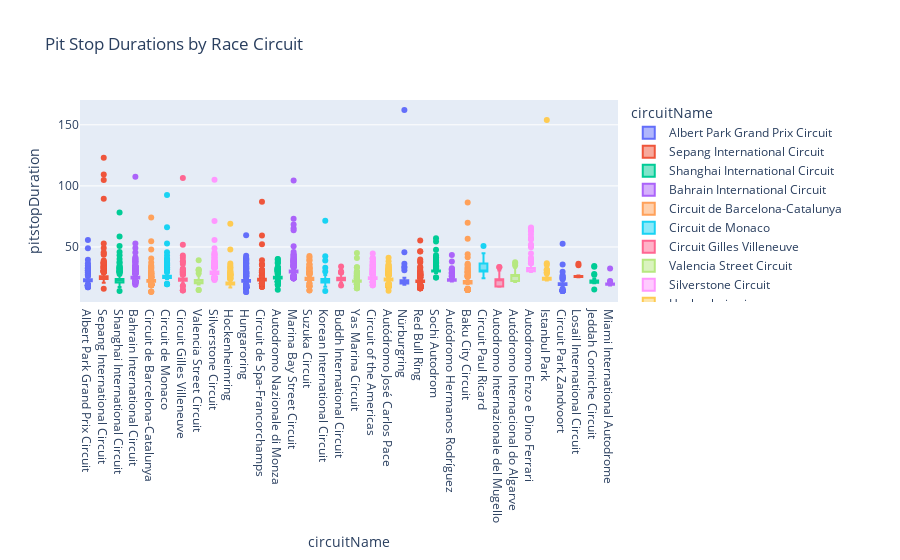

Notebook cell for this chart:
### Markdown cell above
It is noticeable that both the average and median pit stop duration has risen by about a second since the introduction of the Turbo Hybrid V6 cars in the 2014. It is relatively stable since then. However this does not take into account the pit entry length etc. and could just be due to the different tracks in the given calendar year. Therefore we should check how much each circuit affects the pit stop duration.

### Does track influence the pitstop duration?

### Code cell
fig = px.box(
    stops_filtered,
    x="circuitName",
    y="pitstopDuration",
    color="circuitName",
    title="Pit Stop Durations by Race Circuit",
)
fig.show()

grouped = stops_filtered.groupby(["circuitId"])
circuit_avgs = pd.DataFrame()
for name, group in grouped:
    item = pd.DataFrame(
        {
            "circuitId": name,
            "circuitName": group["circuitName"],
            "averageDuration": group["pitstopDuration"].mean(),
            "medianDuration": group["pitstopDuration"].median(),
        }
    )
    circuit_avgs = pd.concat([circuit_avgs, item])
circuit_avgs.drop_duplicates("circuitId", inplace=True)
circuit_avgs.sort_values(by="averageDuration", inplace=True)
circuit_avgs.reset_index(drop=True, inplace=True)

fig, ax = plt.subplots()
sns.lineplot(
    data=circuit_avgs, x="circuitId", y="averageDuration", label="Average", ax=ax
)
sns.lineplot(
    data=circuit_avgs, x="circuitId", y="medianDuration", label="Median", ax=ax
)
ax.set_title("Pit Stop Durations by Race Circuit")
ax.set_xlabel("Circuit")
ax.set_ylabel("Pit Stop Duration (seconds)")
ax.set_xticks(ax.get_xticks(), circuit_avgs["circuitName"], rotation=90)

del grouped, fig
